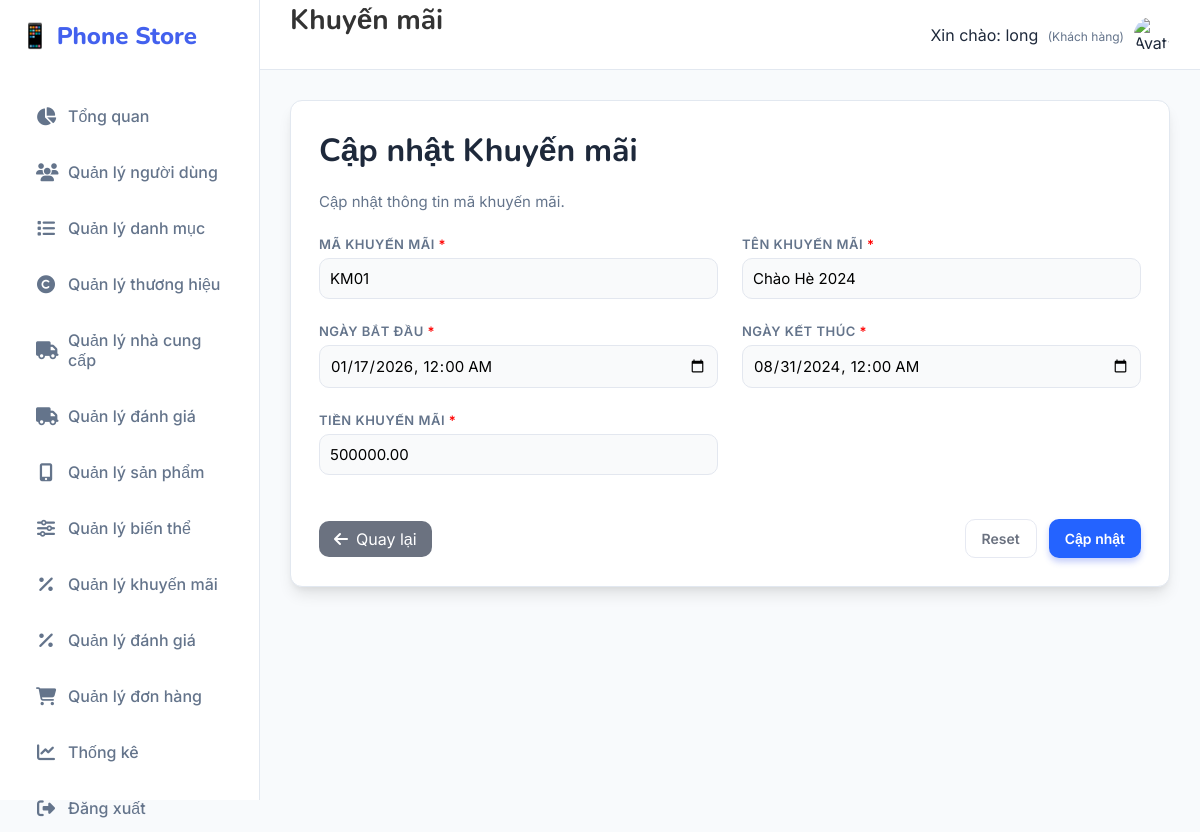
/Khuyenmai/sua/KM01 (signed in), run on the app's committed database.
### tables this page shows
CREATE TABLE `khuyen_mai` (
  `ma_khuyen_mai` varchar(20) NOT NULL,
  `ten_khuyen_mai` varchar(255) DEFAULT NULL,
  `tien_khuyen_mai` decimal(15,2) DEFAULT NULL,
  `ngay_bat_dau` datetime DEFAULT NULL,
  `ngay_ket_thuc` datetime DEFAULT NULL,
  `trang_thai_khuyen_mai` enum('con','het') DEFAULT NULL
);

### MVC/Core/controller.php (called while the page is built, shortened)
<?php
class controller
{
    public function model($model)
    {
        return new $model;
    }
    public function view($view, $data = [])
    {
        include_once __DIR__ . '/../Views/' . $view . '.php';
    }
}

### MVC/Controllers/Khuyenmai.php (called while the page is built, shortened)
<?php
class Khuyenmai extends controller
{
    private $km;
    function __construct()
    {
        $this->km = $this->model("KhuyenMai_m");
    }
    function sua($ma_khuyen_mai)
    {
        $result = $this->km->KhuyenMai_getById($ma_khuyen_mai);
        $row = mysqli_fetch_array($result);
        $this->view('Master', [
            'page' => 'Khuyenmai_sua',
            'ma_khuyen_mai' => $row['ma_khuyen_mai'],
            'ten_khuyen_mai' => $row['ten_khuyen_mai'],
            'tien_khuyen_mai' => $row['tien_khuyen_mai'],
            'ngay_bat_dau' => $row['ngay_bat_dau'],
            'ngay_ket_thuc' => $row['ngay_ket_thuc'],
        ]);
    }
}

### MVC/Core/app.php (called while the page is built, shortened)
<?php
class app
{
    protected $action = "Get_data";
    function __construct()
    {
        $arr = $this->processURL();
        if ($arr != null) {
            if (file_exists(__DIR__ . '/../Controllers/' . $arr[0] . '.php')) {
                unset($arr[0]);
            }
        }
        $this->controller = new $this->controller;
        if (isset($arr[1])) {
            if (method_exists($this->controller, $arr[1])) {
                $this->action = $arr[1];
                unset($arr[1]);
            }
        }
        $this->param = $arr ? array_values($arr) : [];
        call_user_func_array([$this->controller, $this->action], $this->param);
    }
    function processURL()
    {
        if (isset($_GET['url'])) {
            return explode('/', filter_var(trim($_GET['url']), FILTER_DEFAULT));
        }
    }
}

### index.php (called while the page is built, shortened)
<?php
    $myapp = new app();
?>

### MVC/Core/connectDB.php (called while the page is built, shortened)
<?php
class connectDB
{
    function __construct()
    {
        $this->con = mysqli_connect('localhost', 'root', '', 'phone_store_v2');
    }
}

### MVC/Models/KhuyenMai_m.php (called while the page is built, shortened)
<?php
class KhuyenMai_m extends connectDB
{
    function KhuyenMai_getById($ma_khuyen_mai)
    {
        $current_date = date('Y-m-d');
        $sql = "SELECT *,
                       CASE
                           WHEN ngay_ket_thuc < '$current_date' THEN 'het'
                           ELSE 'con'
                       END AS trang_thai_khuyen_mai
                FROM khuyen_mai
                WHERE ma_khuyen_mai = '$ma_khuyen_mai'";
        return mysqli_query($this->con, $sql);
    }
}

### MVC/Views/Pages/Khuyenmai_sua.php (the view, shortened to what this page needs)
<!DOCTYPE html>
<html lang="vi">
<body>
    <div class="card">
        <h1>Cập nhật Khuyến mãi</h1>
        <p class="lead">Cập nhật thông tin mã khuyến mãi.</p>
        <form method="post" action="http://localhost/Banhang/Khuyenmai/update">
            <div>
                <label>Mã khuyến mãi <span style="color:red">*</span></label>
                <input type="text" name="txtMakhuyenmai" required
                    value="<?php echo isset($data['ma_khuyen_mai']) ? htmlspecialchars($data['ma_khuyen_mai']) : '' ?>"
                    readonly />
            </div>
            <div>
                <label>Tên khuyến mãi <span style="color:red">*</span></label>
                <input type="text" name="txtTenkhuyenmai" required
                    value="<?php echo isset($data['ten_khuyen_mai']) ? htmlspecialchars($data['ten_khuyen_mai']) : '' ?>" />
            </div>
            <div>
                <label>Ngày bắt đầu <span style="color:red">*</span></label>
                <input type="datetime-local" name="txtNgaybatdau" required value="<?php echo isset($data['ngay_bat_dau'])
                                ? date('Y-m-d\TH:i', strtotime($data['ngay_bat_dau']))
                                : '' ?>">
            </div>
            <div>
                <label>Ngày kết thúc <span style="color:red">*</span></label>
                <input type="datetime-local" name="txtNgayketthuc" required value="<?php echo isset($data['ngay_ket_thuc'])
                                ? date('Y-m-d\TH:i', strtotime($data['ngay_ket_thuc']))
                                : '' ?>">
            </div>
            <div>
                <label>Tiền khuyến mãi <span style="color:red">*</span></label>
                <input type="number" name="txtTienkhuyenmai" required min="0"
                    value="<?php echo isset($data['tien_khuyen_mai']) ? htmlspecialchars($data['tien_khuyen_mai']) : '' ?>" />
            </div>
            <div class="actions">
                <a href="http://localhost/Banhang/Khuyenmai/danhsach" class="btn-back"><i
                        class="fa-solid fa-arrow-left"></i>
                    Quay lại</a>
                <div style="display:flex;gap:12px">
                    <button type="reset" class="btn-ghost">Reset</button>
                    <button type="submit" name="btnCapnhat" class="btn-primary">Cập nhật</button>
                </div>
            </div>
        </form>
    </div>
</body>
</html>

### Public/Css/style.css (style rules this page uses)
:root { --primary: #4361ee; --primary-dark: #3a0ca3; --secondary: #4cc9f0; --accent: #f72585; --success: #10b981; --warning: #f59e0b; --danger: #ef4444; --dark: #1e293b; --light: #f8fafc; --white: #ffffff; --gray: #64748b; --border: #e2e8f0; --shadow: 0 10px 15px -3px rgba(0, 0, 0, 0.1), 0 4px 6px -2px rgba(0, 0, 0, 0.05); --radius: 16px; --sidebar-width: 260px; }
* { margin: 0; padding: 0; box-sizing: border-box; font-family: "Inter", sans-serif; }
body { background-color: var(--light); color: var(--dark); height: 100vh; overflow: hidden; }
a { text-decoration: none; transition: 0.3s; }
.card { background: var(--white); border-radius: var(--radius); padding: 30px; box-shadow: var(--shadow); border: 1px solid var(--border); margin-bottom: 30px; }
h1, h2 { color: var(--dark); margin-bottom: 20px; font-family: "Nunito", sans-serif; }
p.lead { color: var(--gray); margin-bottom: 25px; font-size: 15px; }
form { display: grid; grid-template-columns: repeat(2, 1fr); gap: 24px; }
label { font-size: 13px; font-weight: 600; color: var(--gray); margin-bottom: 8px; display: block; text-transform: uppercase; letter-spacing: 0.5px; }
input, select, textarea { width: 100%; padding: 12px 16px; border: 1px solid var(--border); border-radius: 10px; font-size: 15px; background: #f9fafb; transition: 0.2s; }
.actions { margin-top: 10px; display: flex; gap: 12px; justify-content: flex-end; grid-column: 1 / -1; }
button, .btn { padding: 10px 20px; border-radius: 10px; font-weight: 600; font-size: 14px; cursor: pointer; border: none; display: inline-flex; align-items: center; gap: 8px; transition: 0.2s; text-decoration: none; }
.btn-primary { background: var(--primary); color: #fff; box-shadow: 0 4px 6px rgba(67, 97, 238, 0.3); }
.btn-ghost { background: transparent; border: 1px solid var(--border); color: var(--gray); }

### MVC/Views/Pages/Khuyenmai_sua.php (style rules this page uses)
.card { width: 100%; background: #fff; padding: 28px; border-radius: 12px }
label { display: block; margin-bottom: 6px; font-weight: 600 }
input, select { width: 100%; padding: 10px; border-radius: 10px; border: 1px solid #e3e7ef }
.actions { display: flex; justify-content: space-between; align-items: center; margin-top: 20px }
.btn-back { background: #6b7280; color: #fff; padding: 8px 15px; border-radius: 10px; text-decoration: none; display: inline-flex; align-items: center; gap: 8px }
.btn-ghost { background: transparent; border: 1px solid #e6e9f2; color: #6b7280; padding: 10px 16px; border-radius: 10px }
.btn-primary { background: #2463ff; color: #fff; padding: 10px 16px; border-radius: 10px; border: 0 }

### data on the page
khuyen_mai: txtMakhuyenmai "KM01", txtTenkhuyenmai "Chào Hè 2024", txtNgaybatdau "01/17/2026 00:00", txtNgayketthuc "08/31/2024 00:00", txtTienkhuyenmai "500000.00"

### other printed values
$_SESSION['user_name'] "long"
